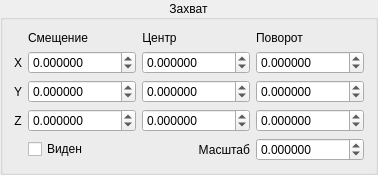
          <widget class="QGroupBox" name="gbGrip">
           <property name="title">
            <string>Захват</string>
           </property>
           <property name="alignment">
            <set>Qt::AlignCenter</set>
           </property>
           <layout class="QGridLayout" name="gridLayout_4">
            <item row="2" column="3">
             <widget class="QDoubleSpinBox" name="dsbGripRotateY">
              <property name="decimals">
               <number>6</number>
              </property>
              <property name="minimum">
               <double>-10000.000000000000000</double>
              </property>
              <property name="maximum">
               <double>10000.000000000000000</double>
              </property>
              <property name="singleStep">
               <double>0.100000000000000</double>
              </property>
             </widget>
            </item>
            <item row="4" column="3">
             <widget class="QDoubleSpinBox" name="dsbGripScale">
              <property name="decimals">
               <number>6</number>
              </property>
              <property name="minimum">
               <double>-1000.000000000000000</double>
              </property>
              <property name="maximum">
               <double>1000.000000000000000</double>
              </property>
              <property name="singleStep">
               <double>0.100000000000000</double>
              </property>
             </widget>
            </item>
            <item row="0" column="1">
             <widget class="QLabel" name="lbGripTrHeader">
              <property name="sizePolicy">
               <sizepolicy hsizetype="Maximum" vsizetype="Preferred">
                <horstretch>0</horstretch>
                <verstretch>0</verstretch>
               </sizepolicy>
              </property>
              <property name="text">
               <string>Смещение</string>
              </property>
              <property name="alignment">
               <set>Qt::AlignCenter</set>
              </property>
             </widget>
            </item>
            <item row="2" column="0">
             <widget class="QLabel" name="lbGripY">
              <property name="sizePolicy">
               <sizepolicy hsizetype="Maximum" vsizetype="Preferred">
                <horstretch>0</horstretch>
                <verstretch>0</verstretch>
               </sizepolicy>
              </property>
              <property name="text">
               <string>Y</string>
              </property>
              <property name="alignment">
               <set>Qt::AlignCenter</set>
              </property>
             </widget>
            </item>
            <item row="0" column="3">
             <widget class="QLabel" name="lbGripRotateHeader">
              <property name="sizePolicy">
               <sizepolicy hsizetype="Maximum" vsizetype="Preferred">
                <horstretch>0</horstretch>
                <verstretch>0</verstretch>
               </sizepolicy>
              </property>
              <property name="text">
               <string>Поворот</string>
              </property>
              <property name="alignment">
               <set>Qt::AlignCenter</set>
              </property>
             </widget>
            </item>
            <item row="3" column="1">
             <widget class="QDoubleSpinBox" name="dsbGripTrZ">
              <property name="decimals">
               <number>6</number>
              </property>
              <property name="minimum">
               <double>-10000.000000000000000</double>
              </property>
              <property name="maximum">
               <double>10000.000000000000000</double>
              </property>
              <property name="singleStep">
               <double>0.100000000000000</double>
              </property>
             </widget>
            </item>
            <item row="3" column="0">
             <widget class="QLabel" name="lbGripZ">
              <property name="sizePolicy">
               <sizepolicy hsizetype="Maximum" vsizetype="Preferred">
                <horstretch>0</horstretch>
                <verstretch>0</verstretch>
               </sizepolicy>
              </property>
              <property name="text">
               <string>Z</string>
              </property>
              <property name="alignment">
               <set>Qt::AlignCenter</set>
              </property>
             </widget>
            </item>
            <item row="2" column="1">
             <widget class="QDoubleSpinBox" name="dsbGripTrY">
              <property name="decimals">
               <number>6</number>
              </property>
              <property name="minimum">
               <double>-10000.000000000000000</double>
              </property>
              <property name="maximum">
               <double>10000.000000000000000</double>
              </property>
              <property name="singleStep">
               <double>0.100000000000000</double>
              </property>
             </widget>
            </item>
            <item row="4" column="2">
             <widget class="QLabel" name="lbGripScale">
              <property name="sizePolicy">
               <sizepolicy hsizetype="Preferred" vsizetype="Preferred">
                <horstretch>0</horstretch>
                <verstretch>0</verstretch>
               </sizepolicy>
              </property>
              <property name="text">
               <string>Масштаб</string>
              </property>
              <property name="alignment">
               <set>Qt::AlignRight|Qt::AlignTrailing|Qt::AlignVCenter</set>
              </property>
             </widget>
            </item>
            <item row="1" column="1">
             <widget class="QDoubleSpinBox" name="dsbGripTrX">
              <property name="decimals">
               <number>6</number>
              </property>
              <property name="minimum">
               <double>-10000.000000000000000</double>
              </property>
              <property name="maximum">
               <double>10000.000000000000000</double>
              </property>
              <property name="singleStep">
               <double>0.100000000000000</double>
              </property>
             </widget>
            </item>
            <item row="0" column="2">
             <widget class="QLabel" name="lbGripCenterHeader">
              <property name="sizePolicy">
               <sizepolicy hsizetype="Maximum" vsizetype="Preferred">
                <horstretch>0</horstretch>
                <verstretch>0</verstretch>
               </sizepolicy>
              </property>
              <property name="text">
               <string>Центр</string>
              </property>
              <property name="alignment">
               <set>Qt::AlignCenter</set>
              </property>
             </widget>
            </item>
            <item row="1" column="2">
             <widget class="QDoubleSpinBox" name="dsbGripCenterX">
              <property name="decimals">
               <number>6</number>
              </property>
              <property name="minimum">
               <double>-10000.000000000000000</double>
              </property>
              <property name="maximum">
               <double>10000.000000000000000</double>
              </property>
              <property name="singleStep">
               <double>0.100000000000000</double>
              </property>
             </widget>
            </item>
            <item row="1" column="3">
             <widget class="QDoubleSpinBox" name="dsbGripRotateX">
              <property name="decimals">
               <number>6</number>
              </property>
              <property name="minimum">
               <double>-10000.000000000000000</double>
              </property>
              <property name="maximum">
               <double>10000.000000000000000</double>
              </property>
              <property name="singleStep">
               <double>0.100000000000000</double>
              </property>
             </widget>
            </item>
            <item row="3" column="3">
             <widget class="QDoubleSpinBox" name="dsbGripRotateZ">
              <property name="decimals">
               <number>6</number>
              </property>
              <property name="minimum">
               <double>-10000.000000000000000</double>
              </property>
              <property name="maximum">
               <double>10000.000000000000000</double>
              </property>
              <property name="singleStep">
               <double>0.100000000000000</double>
              </property>
             </widget>
            </item>
            <item row="3" column="2">
             <widget class="QDoubleSpinBox" name="dsbGripCenterZ">
              <property name="decimals">
               <number>6</number>
              </property>
              <property name="minimum">
               <double>-10000.000000000000000</double>
              </property>
              <property name="maximum">
               <double>10000.000000000000000</double>
              </property>
              <property name="singleStep">
               <double>0.100000000000000</double>
              </property>
             </widget>
            </item>
            <item row="1" column="0">
             <widget class="QLabel" name="lbGripX">
              <property name="sizePolicy">
               <sizepolicy hsizetype="Maximum" vsizetype="Preferred">
                <horstretch>0</horstretch>
                <verstretch>0</verstretch>
               </sizepolicy>
              </property>
              <property name="text">
               <string>X</string>
              </property>
              <property name="alignment">
               <set>Qt::AlignCenter</set>
              </property>
             </widget>
            </item>
            <item row="2" column="2">
             <widget class="QDoubleSpinBox" name="dsbGripCenterY">
              <property name="decimals">
               <number>6</number>
              </property>
              <property name="minimum">
               <double>-10000.000000000000000</double>
              </property>
              <property name="maximum">
               <double>10000.000000000000000</double>
              </property>
              <property name="singleStep">
               <double>0.100000000000000</double>
              </property>
             </widget>
            </item>
            <item row="4" column="1">
             <widget class="QCheckBox" name="checkGripVis">
              <property name="text">
               <string>Виден</string>
              </property>
             </widget>
            </item>
           </layout>
          </widget>
